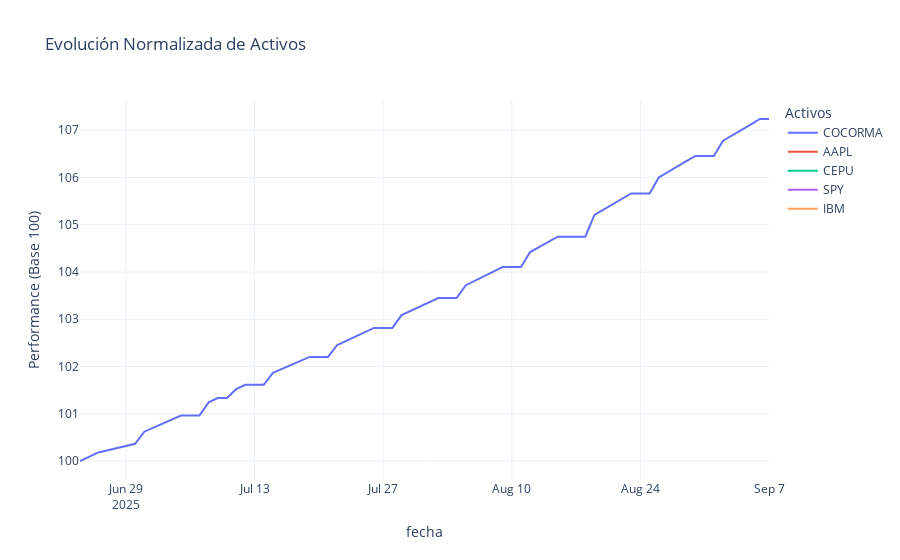

Notebook cell for this chart:
### Markdown cell above
# Visualizaciones y Análisis Gráfico

## Performance Normalizada de Activos

### Code cell
# Inicializar visualizador
visualizer = PortfolioVisualizer()

# Visualizar performance normalizada de activos principales
top_assets = pesos_promedio.head(5).index.tolist()
print("VISUALIZACION DE PERFORMANCE NORMALIZADA")
print(f"Activos principales: {len(top_assets)}")

# Crear gráfico de performance normalizada
fig_performance = visualizer.plot_normalized_performance(
    df=prices_data,
    assets=top_assets,
    save_path="performance_normalizada"
)
